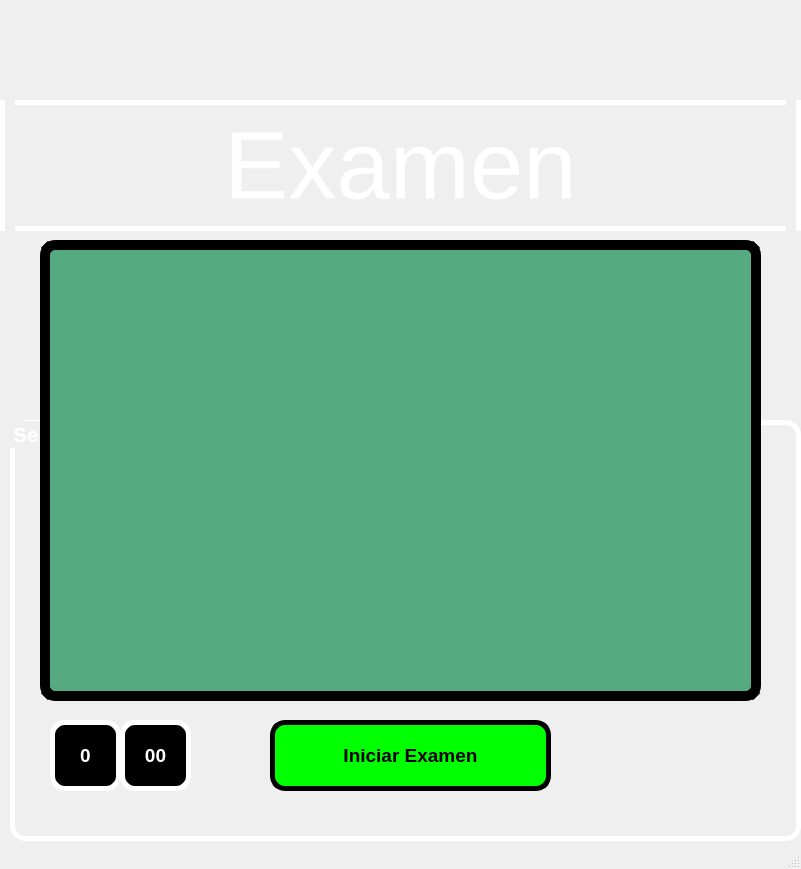
<?xml version="1.0" encoding="UTF-8"?>
<ui version="4.0">
 <class>MainWindow</class>
 <widget class="QMainWindow" name="MainWindow">
  <property name="geometry">
   <rect>
    <x>0</x>
    <y>0</y>
    <width>801</width>
    <height>869</height>
   </rect>
  </property>
  <property name="windowTitle">
   <string>MainWindow</string>
  </property>
  <widget class="QWidget" name="centralwidget">
   <widget class="QLabel" name="label">
    <property name="geometry">
     <rect>
      <x>0</x>
      <y>0</y>
      <width>801</width>
      <height>101</height>
     </rect>
    </property>
    <property name="styleSheet">
     <string notr="true"/>
    </property>
    <property name="text">
     <string/>
    </property>
    <property name="pixmap">
     <pixmap>../PIP_Equipo4_Unidad2_Clase/imagenes/uat.png</pixmap>
    </property>
    <property name="scaledContents">
     <bool>true</bool>
    </property>
   </widget>
   <widget class="QLabel" name="label_2">
    <property name="geometry">
     <rect>
      <x>620</x>
      <y>690</y>
      <width>221</width>
      <height>161</height>
     </rect>
    </property>
    <property name="text">
     <string/>
    </property>
    <property name="pixmap">
     <pixmap>../PIP_Equipo4_Unidad2_Clase/imagenes/Equipo4.png</pixmap>
    </property>
    <property name="scaledContents">
     <bool>true</bool>
    </property>
   </widget>
   <widget class="QLabel" name="lbl_pregunta">
    <property name="geometry">
     <rect>
      <x>40</x>
      <y>240</y>
      <width>721</width>
      <height>171</height>
     </rect>
    </property>
    <property name="font">
     <font>
      <pointsize>18</pointsize>
      <weight>75</weight>
      <bold>true</bold>
     </font>
    </property>
    <property name="styleSheet">
     <string notr="true">border: 15px solid black;
border-radius: 20px;
background-color: rgb(255, 255, 255);</string>
    </property>
    <property name="text">
     <string>Area de preguntas</string>
    </property>
    <property name="alignment">
     <set>Qt::AlignCenter</set>
    </property>
   </widget>
   <widget class="QLabel" name="label_4">
    <property name="geometry">
     <rect>
      <x>0</x>
      <y>100</y>
      <width>801</width>
      <height>131</height>
     </rect>
    </property>
    <property name="font">
     <font>
      <pointsize>72</pointsize>
      <weight>50</weight>
      <bold>false</bold>
     </font>
    </property>
    <property name="styleSheet">
     <string notr="true">border: 5px solid white;
color: rgb(255, 255, 255);
border-radius: 15 px;</string>
    </property>
    <property name="text">
     <string>Examen</string>
    </property>
    <property name="alignment">
     <set>Qt::AlignCenter</set>
    </property>
   </widget>
   <widget class="QGroupBox" name="groupBox">
    <property name="geometry">
     <rect>
      <x>10</x>
      <y>420</y>
      <width>791</width>
      <height>421</height>
     </rect>
    </property>
    <property name="font">
     <font>
      <pointsize>16</pointsize>
      <weight>75</weight>
      <bold>true</bold>
     </font>
    </property>
    <property name="styleSheet">
     <string notr="true">border: 5px solid white;
color: rgb(255, 255, 255);
border-radius:15px;</string>
    </property>
    <property name="title">
     <string>Seleccione su respuesta:</string>
    </property>
    <widget class="QRadioButton" name="rb_a">
     <property name="geometry">
      <rect>
       <x>40</x>
       <y>40</y>
       <width>711</width>
       <height>61</height>
      </rect>
     </property>
     <property name="font">
      <font>
       <pointsize>10</pointsize>
       <weight>75</weight>
       <bold>true</bold>
      </font>
     </property>
     <property name="styleSheet">
      <string notr="true">border: 3px solid black;
color: rgb(0, 0, 0);
background-color: rgb(255, 255, 255);
border-radius: 20px;</string>
     </property>
     <property name="text">
      <string>A</string>
     </property>
    </widget>
    <widget class="QRadioButton" name="rb_b">
     <property name="geometry">
      <rect>
       <x>40</x>
       <y>100</y>
       <width>711</width>
       <height>61</height>
      </rect>
     </property>
     <property name="font">
      <font>
       <pointsize>10</pointsize>
       <weight>75</weight>
       <bold>true</bold>
      </font>
     </property>
     <property name="styleSheet">
      <string notr="true">color: rgb(0, 0, 0);
background-color: rgb(255, 255, 255);
border: 3px solid black;
border-radius: 20px;</string>
     </property>
     <property name="text">
      <string>B</string>
     </property>
    </widget>
    <widget class="QRadioButton" name="rb_c">
     <property name="geometry">
      <rect>
       <x>40</x>
       <y>160</y>
       <width>711</width>
       <height>61</height>
      </rect>
     </property>
     <property name="font">
      <font>
       <pointsize>10</pointsize>
       <weight>75</weight>
       <bold>true</bold>
      </font>
     </property>
     <property name="styleSheet">
      <string notr="true">color: rgb(0, 0, 0);
background-color: rgb(255, 255, 255);
border: 3px solid black;
border-radius: 20px;</string>
     </property>
     <property name="text">
      <string>C</string>
     </property>
    </widget>
    <widget class="QRadioButton" name="rb_d">
     <property name="geometry">
      <rect>
       <x>40</x>
       <y>220</y>
       <width>711</width>
       <height>61</height>
      </rect>
     </property>
     <property name="font">
      <font>
       <pointsize>10</pointsize>
       <weight>75</weight>
       <bold>true</bold>
      </font>
     </property>
     <property name="styleSheet">
      <string notr="true">border: 3px solid black;
border-radius: 20px;
color: rgb(0, 0, 0);
background-color: rgb(255, 255, 255);</string>
     </property>
     <property name="text">
      <string>D</string>
     </property>
    </widget>
    <widget class="QPushButton" name="btn_empezar">
     <property name="geometry">
      <rect>
       <x>260</x>
       <y>300</y>
       <width>281</width>
       <height>71</height>
      </rect>
     </property>
     <property name="font">
      <font>
       <pointsize>14</pointsize>
       <weight>75</weight>
       <bold>true</bold>
      </font>
     </property>
     <property name="styleSheet">
      <string notr="true">background-color: rgb(0, 255, 0);
border: 5px solid black;
color: rgb(0, 0, 0);</string>
     </property>
     <property name="text">
      <string>Iniciar Examen</string>
     </property>
    </widget>
    <widget class="QPushButton" name="btn_min">
     <property name="geometry">
      <rect>
       <x>40</x>
       <y>300</y>
       <width>71</width>
       <height>71</height>
      </rect>
     </property>
     <property name="font">
      <font>
       <pointsize>14</pointsize>
       <weight>75</weight>
       <bold>true</bold>
      </font>
     </property>
     <property name="styleSheet">
      <string notr="true">background-color: rgb(0, 0, 0);</string>
     </property>
     <property name="text">
      <string>0</string>
     </property>
    </widget>
    <widget class="QPushButton" name="btn_seg">
     <property name="geometry">
      <rect>
       <x>110</x>
       <y>300</y>
       <width>71</width>
       <height>71</height>
      </rect>
     </property>
     <property name="font">
      <font>
       <pointsize>14</pointsize>
       <weight>75</weight>
       <bold>true</bold>
      </font>
     </property>
     <property name="styleSheet">
      <string notr="true">background-color: rgb(0, 0, 0);</string>
     </property>
     <property name="text">
      <string>00</string>
     </property>
    </widget>
   </widget>
   <widget class="QLabel" name="label_5">
    <property name="geometry">
     <rect>
      <x>0</x>
      <y>-5</y>
      <width>801</width>
      <height>841</height>
     </rect>
    </property>
    <property name="text">
     <string/>
    </property>
    <property name="pixmap">
     <pixmap>imagenes/Examen.jpg</pixmap>
    </property>
    <property name="scaledContents">
     <bool>true</bool>
    </property>
   </widget>
   <widget class="QLabel" name="lbl_respuestas">
    <property name="geometry">
     <rect>
      <x>40</x>
      <y>240</y>
      <width>721</width>
      <height>461</height>
     </rect>
    </property>
    <property name="font">
     <font>
      <family>Lucida Bright</family>
      <pointsize>24</pointsize>
      <weight>75</weight>
      <italic>true</italic>
      <bold>true</bold>
     </font>
    </property>
    <property name="styleSheet">
     <string notr="true">border: 10px solid black;
background-color: rgb(85, 170, 127);
border-radius: 15px;</string>
    </property>
    <property name="text">
     <string/>
    </property>
    <property name="alignment">
     <set>Qt::AlignCenter</set>
    </property>
   </widget>
   <zorder>label_5</zorder>
   <zorder>label</zorder>
   <zorder>lbl_pregunta</zorder>
   <zorder>label_4</zorder>
   <zorder>groupBox</zorder>
   <zorder>label_2</zorder>
   <zorder>lbl_respuestas</zorder>
  </widget>
  <widget class="QMenuBar" name="menubar">
   <property name="geometry">
    <rect>
     <x>0</x>
     <y>0</y>
     <width>801</width>
     <height>26</height>
    </rect>
   </property>
  </widget>
  <widget class="QStatusBar" name="statusbar"/>
 </widget>
 <resources/>
 <connections/>
</ui>
